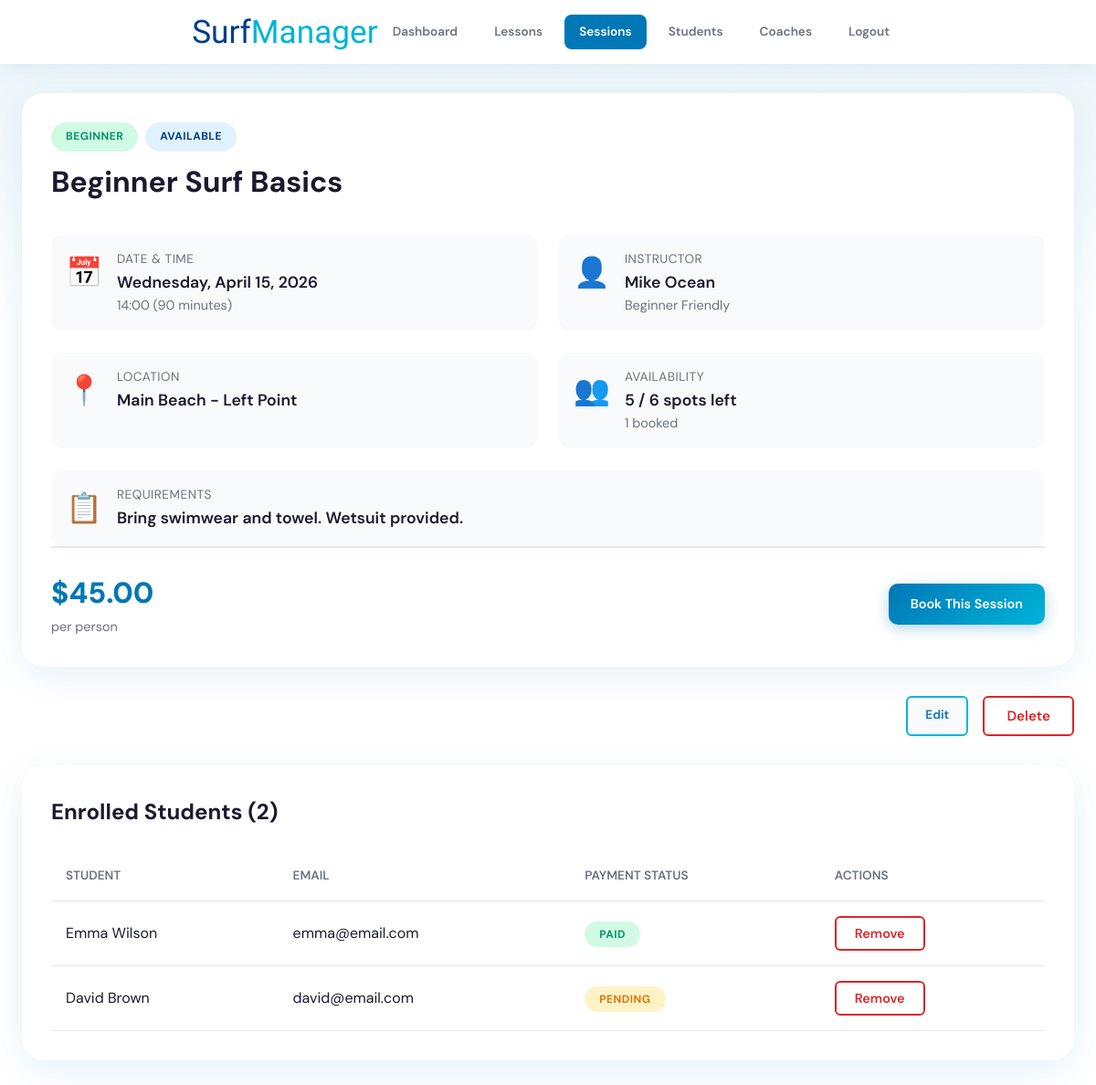
The page /sessions/2 (signed in) on the database its author committed.
### tables this page shows
CREATE TABLE IF NOT EXISTS sessions (
    id INT AUTO_INCREMENT PRIMARY KEY,
    lesson_id INT,
    coach_id INT,
    datetime DATETIME NOT NULL,
    duration INT DEFAULT 60,
    location VARCHAR(255),
    price DECIMAL(10,2) DEFAULT 0.00,
    requirements TEXT,

    status ENUM('available', 'completed', 'cancelled') DEFAULT 'available',

    max_spots INT DEFAULT 8,
    spots_available INT DEFAULT 8,

    created_at TIMESTAMP DEFAULT CURRENT_TIMESTAMP,

    FOREIGN KEY (lesson_id) REFERENCES lessons(id) ON DELETE CASCADE,
    FOREIGN KEY (coach_id) REFERENCES coaches(id) ON DELETE CASCADE,

    CHECK (spots_available >= 0),
    CHECK (spots_available <= max_spots),

    INDEX (lesson_id),
    INDEX (coach_id),
    INDEX (datetime)
);

CREATE TABLE IF NOT EXISTS lessons (
    id INT AUTO_INCREMENT PRIMARY KEY,
    title VARCHAR(255) NOT NULL,
    description TEXT,
    level ENUM('Beginner', 'Intermediate', 'Advanced', 'Expert') DEFAULT 'Beginner',
    created_at TIMESTAMP DEFAULT CURRENT_TIMESTAMP
);

CREATE TABLE IF NOT EXISTS coaches (
    id INT AUTO_INCREMENT PRIMARY KEY,
    name VARCHAR(100) NOT NULL,
    email VARCHAR(100) NOT NULL UNIQUE,
    phone VARCHAR(20),
    speciality VARCHAR(255),
    experience INT DEFAULT 0,
    created_at TIMESTAMP DEFAULT CURRENT_TIMESTAMP
);

CREATE TABLE IF NOT EXISTS assignments (
    id INT AUTO_INCREMENT PRIMARY KEY,
    session_id INT NOT NULL,
    student_id INT NOT NULL,
    payment_status ENUM('pending', 'paid', 'refunded') DEFAULT 'pending',
    assigned_at TIMESTAMP DEFAULT CURRENT_TIMESTAMP,
    FOREIGN KEY (session_id) REFERENCES sessions(id) ON DELETE CASCADE,
    FOREIGN KEY (student_id) REFERENCES students(id) ON DELETE CASCADE
);

CREATE TABLE IF NOT EXISTS users (
    id INT AUTO_INCREMENT PRIMARY KEY,
    name VARCHAR(100) NOT NULL,
    email VARCHAR(100) NOT NULL UNIQUE,
    password VARCHAR(255) NOT NULL,
    role ENUM('admin', 'user') DEFAULT 'user',
    created_at TIMESTAMP DEFAULT CURRENT_TIMESTAMP
);

### app/Configs/Model.php (called while the page is built, shortened)
<?php
class Model {
    private $host = 'localhost';
    private $dbname = 'surfManager';
    private $dbuser = 'root';
    private $password = '';
    public function __construct() {
        try {
            $this->db = new PDO("mysql:host={$this->host};dbname={$this->dbname}", $this->dbuser, $this->password);
        } catch (PDOException $e) {
            die("Connection failed: " . $e->getMessage());
        }
    }
}

### app/Models/SessionModel.php (called while the page is built, shortened)
<?php
class SessionModel extends Model {
    public function getSession(int $id) {
        try {
            $query = 'SELECT s.*, l.title as lesson_title, l.description as lesson_description, l.level as lesson_level,
                      c.name as coach_name, c.email as coach_email, c.speciality as coach_speciality, c.experience as coach_experience
                      FROM sessions s
                      LEFT JOIN lessons l ON s.lesson_id = l.id
                      LEFT JOIN coaches c ON s.coach_id = c.id
                      WHERE s.id = :id';
            $stmt = $this->db->prepare($query);
            $stmt->bindParam(':id', $id);
            $stmt->execute();
            return $stmt->fetch(PDO::FETCH_ASSOC);
        } catch (Exception $e) {
            $this->error = true;
            return null;
        }
    }
}

### app/Models/AssignmentModel.php (called while the page is built, shortened)
<?php
class AssignmentModel extends Model {
    public function getSessionAssignments(int $sessionId) {
        try {
            $query = 'SELECT a.*, st.id as student_id, st.level as student_level, u.name as student_name, u.email as student_email
                      FROM assignments a
                      LEFT JOIN students st ON a.student_id = st.id
                      LEFT JOIN users u ON st.user_id = u.id
                      WHERE a.session_id = :session_id
                      ORDER BY a.assigned_at DESC';
            $stmt = $this->db->prepare($query);
            $stmt->bindParam(':session_id', $sessionId);
            $stmt->execute();
            return $stmt->fetchAll(PDO::FETCH_ASSOC);
        } catch (Exception $e) {
            $this->error = true;
            return [];
        }
    }
}

### app/Views/admin/session.php (the view, shortened to what this page needs)
<!DOCTYPE html>
<html lang="en">
<head>
    <link rel="stylesheet" href="<?= $baseUrl ?>app/Views/css/surf-theme.css">
    <link rel="stylesheet" href="<?= $baseUrl ?>app/Views/css/session.css">
</head>
<body>
    <header>
        <div class="container header-content">
            <a href="<?= $baseUrl ?>dashboard" class="logo">Surf<span>Manager</span></a>
            <nav>
                <a href="<?= $baseUrl ?>dashboard">Dashboard</a>
                <a href="<?= $baseUrl ?>lessons">Lessons</a>
                <a href="<?= $baseUrl ?>sessions" class="active">Sessions</a>
                <a href="<?= $baseUrl ?>students">Students</a>
                <a href="<?= $baseUrl ?>coaches">Coaches</a>
                <a href="<?= $baseUrl ?>auth/logout">Logout</a>
            </nav>
        </div>
    </header>
    <main class="container">
        <div class="session-detail-card">
            <div class="session-header-row">
                <div class="session-header-left">
                    <div class="session-badges">
                        <span class="badge badge-<?= strtolower($session['lesson_level'] ?? 'beginner') ?>">
                            <?= htmlspecialchars($session['lesson_level'] ?? 'Beginner') ?>
                        </span>
                        <span class="badge badge-<?= strtolower($session['status'] ?? 'available') ?>">
                            <?= htmlspecialchars(ucfirst($session['status'] ?? 'Available')) ?>
                        </span>
                    </div>
                    <h1><?= htmlspecialchars($session['lesson_title'] ?? 'Surf Session') ?></h1>
                </div>
            </div>
            <div class="session-details-grid">
                <div class="detail-item">
                    <div class="detail-icon">📅</div>
                    <div class="detail-content">
                        <div class="detail-label">Date & Time</div>
                        <div class="detail-value"><?= date('l, F d, Y', strtotime($session['datetime'])) ?></div>
                        <div class="detail-sub"><?= date('H:i', strtotime($session['datetime'])) ?> (<?= $session['duration'] ?? 60 ?> minutes)</div>
                    </div>
                </div>
                <div class="detail-item">
                    <div class="detail-icon">👤</div>
                    <div class="detail-content">
                        <div class="detail-label">Instructor</div>
                        <div class="detail-value"><?= htmlspecialchars($session['coach_name'] ?? 'TBD') ?></div>
                        <div class="detail-sub"><?= htmlspecialchars($session['coach_speciality'] ?? '') ?></div>
                    </div>
                </div>
                <div class="detail-item">
                    <div class="detail-icon">📍</div>
                    <div class="detail-content">
                        <div class="detail-label">Location</div>
                        <div class="detail-value"><?= htmlspecialchars($session['location'] ?? 'TBD') ?></div>
                    </div>
                </div>
                <div class="detail-item">
                    <div class="detail-icon">👥</div>
                    <div class="detail-content">
                        <div class="detail-label">Availability</div>
                        <div class="detail-value"><?= $session['spots_available'] ?? '?' ?> / <?= $session['max_spots'] ?? '?' ?> spots left</div>
                        <div class="detail-sub"><?= ($session['max_spots'] ?? 0) - ($session['spots_available'] ?? 0) ?> booked</div>
                    </div>
                </div>
                <?php if (!empty($session['requirements'])): ?>
                <div class="detail-item full-width">
                    <div class="detail-icon">📋</div>
                    <div class="detail-content">
                        <div class="detail-label">Requirements</div>
                        <div class="detail-value"><?= htmlspecialchars($session['requirements']) ?></div>
                    </div>
                </div>
                <?php endif; ?>
            </div>
            <div class="session-price-section">
                <div class="session-price">
                    $<?= number_format($session['price'] ?? 0, 2) ?>
                    <small>per person</small>
                </div>
                <?php if (($session['status'] ?? '') === 'available' && $session['spots_available'] > 0): ?>
                    <a href="<?= $baseUrl ?>sessions/book/<?= $session['id'] ?>" class="btn btn-primary">Book This Session</a>
                <?php else: ?>
                    <button class="btn btn-secondary" disabled>Not Available</button>
                <?php endif; ?>
            </div>
        </div>
        <div class="detail-buttons">
            <a href="<?= $baseUrl ?>sessions/edit/<?= $session['id'] ?>" class="btn btn-secondary">Edit</a>
            <form action="<?= $baseUrl ?>sessions/delete/<?= $session['id'] ?>" method="POST" style="display:inline;">
                <button type="submit" class="btn btn-red-outline" onclick="return confirm('Delete this session?')">Delete</button>
            </form>
        </div>
        <div class="enrolled-section">
            <div class="section-header">
                <h2 class="section-title">Enrolled Students (<?= count($assignments ?? []) ?>)</h2>
            </div>
            <?php if (!empty($assignments)): ?>
                <div class="assignments-table">
                    <table>
                        <thead>
                            <tr>
                                <th>Student</th>
                                <th>Email</th>
                                <th>Payment Status</th>
                                <th>Actions</th>
                            </tr>
                        </thead>
                        <tbody>
                            <?php foreach ($assignments as $assignment): ?>
                                <tr>
                                    <td><?= htmlspecialchars($assignment['student_name'] ?? 'Student #' . $assignment['student_id']) ?></td>
                                    <td><?= htmlspecialchars($assignment['student_email'] ?? '-') ?></td>
                                    <td>
                                        <span class="badge badge-<?= strtolower($assignment['payment_status'] ?? 'pending') ?>">
                                            <?= htmlspecialchars(ucfirst($assignment['payment_status'] ?? 'Pending')) ?>
                                        </span>
                                    </td>
                                    <td>
                                        <form action="<?= $baseUrl ?>sessions/cancel/<?= $assignment['id'] ?>/<?= $session['id'] ?>" method="POST" class="inline-form">
                                            <button type="submit" class="btn btn-red-outline btn-sm" onclick="return confirm('Remove this student?')">Remove</button>
                                        </form>
                                    </td>
                                </tr>
                            <?php endforeach; ?>
                        </tbody>
                    </table>
                </div>
            <?php else: ?>
                <p class="no-students">No students enrolled yet.</p>
            <?php endif; ?>
        </div>
    </main>
</body>
</html>

### router/index.php (shortened to what this page needs)
<?php
class Router {
    private $routes = [];
    public function get($pattern, $callback) {
        $this->routes[] = [
            'method' => 'GET',
            'pattern' => $pattern,
            'callback' => $callback
        ];
    }
    public function post($pattern, $callback) {
        $this->routes[] = [
            'method' => 'POST',
            'pattern' => $pattern,
            'callback' => $callback
        ];
    }
    public function run() {
        $basePath = '/surfManager';
        $path = parse_url($_SERVER['REQUEST_URI'], PHP_URL_PATH);
        $currentUrl = trim(str_replace($basePath, '', $path), '/');
        $requestMethod = $_SERVER['REQUEST_METHOD'];
        foreach ($this->routes as $route) {
            if ($route['method'] !== $requestMethod) continue;
            $patternRegex = preg_replace_callback('#\{([\w]+)\}#', function($matches) {
                return '(?P<' . $matches[1] . '>\d+)';
            }, $route['pattern']);
            if (preg_match("#^$patternRegex$#", $currentUrl, $matches)) {
                $params = [];
                foreach ($matches as $key => $value) {
                    if (is_string($key)) $params[$key] = (int)$value;
                }
                [$class, $method] = $route['callback'];
                $controller = new $class();
                call_user_func_array([$controller, $method], $params);
                return;
            }
        }
    }
}
$router = new Router();
$router->get('home', [HomeController::class, 'show']);
$router->get('', [HomeController::class, 'show']);
$router->get('login', [AuthController::class, 'login']);
$router->post('auth/login', [AuthController::class, 'login']);
$router->get('signup', [AuthController::class, 'signup']);
$router->post('auth/signup', [AuthController::class, 'signup']);
$router->get('auth/logout', [AuthController::class, 'logout']);
if (isset($_SESSION['user'])) {
    if ($_SESSION['user']['role'] === 'admin') {
        $router->get('dashboard', [DashboardController::class, 'index']);
        $router->get('lessons', [LessonsController::class, 'index']);
        $router->get('lessons/{id}', [LessonsController::class, 'show']);
        $router->get('lessons/add', [LessonsController::class, 'add']);
        $router->post('lessons/add', [LessonsController::class, 'add']);
        $router->get('lessons/edit/{id}', [LessonsController::class, 'edit']);
        $router->post('lessons/edit/{id}', [LessonsController::class, 'edit']);
        $router->post('lessons/delete/{id}', [LessonsController::class, 'delete']);
        $router->get('sessions', [SessionsController::class, 'index']);
        $router->get('sessions/{id}', [SessionsController::class, 'show']);
        $router->get('sessions/add', [SessionsController::class, 'add']);
        $router->post('sessions/add', [SessionsController::class, 'add']);
        $router->get('sessions/edit/{id}', [SessionsController::class, 'edit']);
        $router->post('sessions/edit/{id}', [SessionsController::class, 'edit']);
        $router->post('sessions/delete/{id}', [SessionsController::class, 'delete']);
        $router->get('sessions/book/{id}', [BookingController::class, 'book']);
        $router->post('sessions/book/{id}', [BookingController::class, 'book']);
        $router->post('sessions/cancel/{assignmentId}/{sessionId}', [BookingController::class, 'cancelBooking']);
        $router->get('students', [StudentsController::class, 'index']);
        $router->get('students/{id}', [StudentsController::class, 'show']);
        $router->get('students/edit/{id}', [StudentsController::class, 'edit']);
        $router->post('students/edit/{id}', [StudentsController::class, 'edit']);
        $router->post('students/level/{id}', [StudentsController::class, 'updateLevel']);
        $router->post('students/payment/{assignmentId}/{studentId}', [StudentsController::class, 'updatePayment']);
        $router->get('coaches', [CoachController::class, 'index']);
        $router->get('coaches/add', [CoachController::class, 'add']);
        $router->post('coaches/add', [CoachController::class, 'add']);
        $router->post('coaches/delete/{id}', [CoachController::class, 'delete']);
        $router->get('profile', [ProfileController::class, 'profile']);
    }
}
$router->run();

### rows shown on the page
sessions: lesson.level "BEGINNER", status "AVAILABLE", lesson.title "Beginner Surf Basics", datetime "Wednesday, April 15, 2026", datetime "14:00", duration "90", coach.name "Mike Ocean", coach.speciality "Beginner Friendly", location "Main Beach - Left Point", spots_available "5", max_spots "6", ($session['max_spots'] ?? 0) - ($session['spots_available'] ?? 0) "1", requirements "Bring swimwear and towel. Wetsuit provided.", price "45.00", count($assignments ?? []) "2"
assignments: users.name "Emma Wilson", users.email "emma@email.com", payment_status "PAID"
assignments: users.name "David Brown", users.email "david@email.com", payment_status "PENDING"
